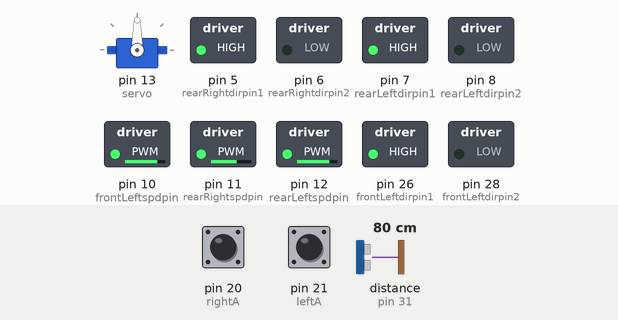
The sketch below on a simulated Arduino Mega 2560, built with avr-gcc and run on an emulated ATmega2560. On the bench: servo, switched loads named in the sketch (green lamp = pin HIGH). Wiring (inferred from the names in the program): ultrasonic range finder: trigger pin 30; echo pin 31. Inputs (shaded band) come from the test bench; at power-on: distance to the obstacle (sensor on pin 31) 80 cm, pin 20 (rightA) LOW, pin 21 (leftA) LOW. The echo pulse lasts 58.3 µs per cm; random numbers use the default seed unless the sketch sets one; pins used as bus, display or sensor lines are not drawn.

Above: at 6.2 s.
6.3 s: distance to the obstacle (sensor on pin 31) set to 28 cm
7.8 s: distance to the obstacle (sensor on pin 31) set to 26 cm
At 9.9 s:
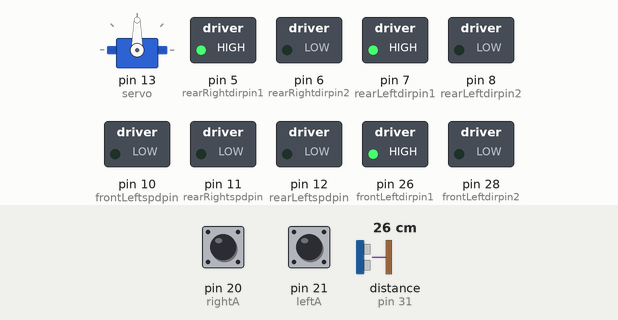
13.3 s: distance to the obstacle (sensor on pin 31) set to 35 cm
At 14.5 s:
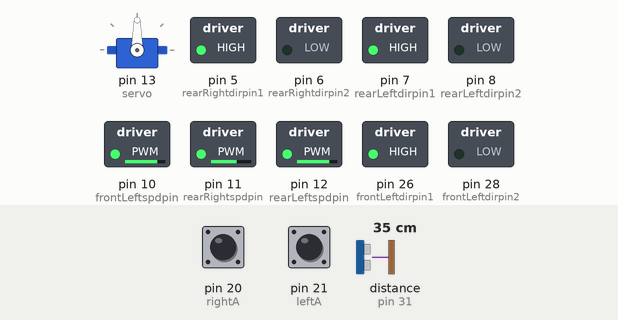
14.8 s: distance to the obstacle (sensor on pin 31) set to 4 cm
At 15.5 s:
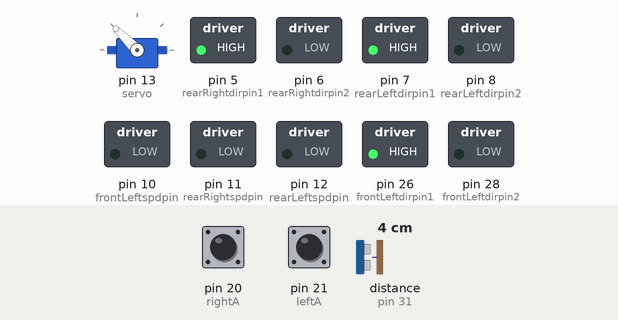
17.8 s: distance to the obstacle (sensor on pin 31) set to 60 cm
Timing chart, 0 to 23.8 s (numbered marks = the images above; inputs shaded):
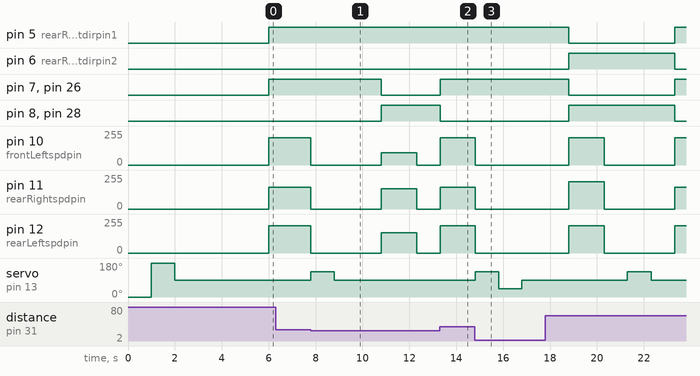

The sketch:

sonar.ino
```cpp
/*
 * How to test encoder with Arduino
 * url: http://osoyoo.com/?p=30267
 */

#include "Robot.h"
#include <Servo.h>
Servo servo;

 #define rightA 20
 #define rightB 34
 #define leftA 21
 #define leftB 32
 int counter = 0;
 int aState;
 int aLastState;
 volatile int encoderRightCounter = 0;
 volatile int encoderLeftCounter = 0;
 int flag = 0;
 int dir;
 int firstTime = 1;

 #define Echo_PIN    31 // Ultrasonic Echo pin connect to A5
 #define Trig_PIN    30  // Ultrasonic Trig pin connect to A4

 #define SPEED 80
#define TURN_SPEED 60

#define frontRightdirpin1  22
#define frontRightdirpin2  24
#define frontRightspdpin 9

#define frontLeftdirpin1  26
#define frontLeftdirpin2  28
#define frontLeftspdpin  10

#define rearRightdirpin1  5
#define rearRightdirpin2  6
#define rearRightspdpin  11

#define rearLeftdirpin1  7
#define rearLeftdirpin2  8
#define rearLeftspdpin  12

Robot robot(frontLeftdirpin1, frontLeftdirpin2, frontLeftspdpin, frontRightdirpin1, frontRightdirpin2, frontRightspdpin,
            rearLeftdirpin1, rearLeftdirpin2, rearLeftspdpin, rearRightdirpin1, rearRightdirpin2, rearRightspdpin);

 void EncoderRightISR()
 {

    if(digitalRead(rightB) == digitalRead(rightA))
    {
      encoderRightCounter --;
    }
    else
    {
      encoderRightCounter ++;
    }

 }

 void EncoderLeftISR()
 {
   if(digitalRead(leftB) == digitalRead(leftA))
    {
      encoderLeftCounter ++;
    }
    else
    {
      encoderLeftCounter --;
    }

 }

 int sonarDistance()
{
    long echo_distance;
    digitalWrite(Trig_PIN,LOW);
    delayMicroseconds(5);
    digitalWrite(Trig_PIN,HIGH);
    delayMicroseconds(15);
    digitalWrite(Trig_PIN,LOW);
    echo_distance=pulseIn(Echo_PIN,HIGH);
    echo_distance=echo_distance*0.01657; //how far away is the object in cm
    //Serial.println((int)echo_distance);
    return round(echo_distance);
}

 void setup() {
   pinMode (rightA,INPUT);
   pinMode (rightB,INPUT);
   pinMode (leftA,INPUT);
   pinMode (leftB,INPUT);

    pinMode (Trig_PIN,OUTPUT);
   pinMode (Echo_PIN,INPUT);

  // Serial.begin(9600);
   attachInterrupt(digitalPinToInterrupt(rightA), EncoderRightISR, CHANGE);
   attachInterrupt(digitalPinToInterrupt(leftA), EncoderLeftISR, CHANGE);
   servo.attach(13);
   servo.write(0);
   delay(1000);
   servo.write(180);
   delay(1000);
   servo.write(90);
   delay(3000);

 }

 int findDirection(){
  flag = random(0,2);

  if(flag == 1)
  {
    servo.write(90+45);//Left
    delay(1000);
    if(sonarDistance() < 24)
    {
      servo.write(90-45);//Right
      delay(1000);
      if(sonarDistance() < 24)
      {
        servo.write(90);
        delay(1000);
        return 2;
      }
    }
    else
    {
      servo.write(90);
      delay(1000);
      return 0;//Left
    }
  }
  else
  {
    servo.write(90-45);//Right
    delay(1000);
    if(sonarDistance() < 24)
    {
      servo.write(90+45);//Left
      delay(1000);
      if(sonarDistance() < 24)
      {
        servo.write(90);
        delay(1000);
        return 2;
      }
    }
    else
    {
      servo.write(90);
      delay(1000);
      return 1;//Right
    }
  }

 }//End of find direction


 void loop() {
  if(firstTime == 1)
  {
    servo.write(90);
    delay(1000);
    firstTime = 0;
  }
  while(sonarDistance() > 24)
  {
    robot.forward(SPEED);
  }
  robot.stop();
  dir = findDirection();
  servo.write(90);
  if(dir == 2)
  {
    servo.write(90);
    delay(1000);
    robot.backward(SPEED);
    delay(1500);
    robot.stop();
    delay(1000);
    findDirection();
    servo.write(90);
  }
  if(dir == 1)
  {
    servo.write(90);
    delay(1000);
    robot.rotateCW(TURN_SPEED);
    delay(1500);
    robot.stop();
    delay(1000);
  }
  else if(dir == 0)
  {
    servo.write(90);
    delay(1000);
    robot.rotateCCW(TURN_SPEED);
    delay(1500);
    robot.stop();
    servo.write(90);
    delay(1000);
  }
 }
```

Motor.cpp
```cpp
#include "Arduino.h"
#include "Motor.h"

Motor::Motor(int dir1pin, int dir2pin, int spd_pin)
{
  pinMode(dir1pin, OUTPUT);
  pinMode(dir2pin, OUTPUT);
  pinMode(spd_pin, OUTPUT);
  _pin = dir1pin;
  _pin2 = dir2pin;
  _spd_pin = spd_pin;

}
void Motor::forward(int speed)
{
  digitalWrite(_pin,HIGH);
  digitalWrite(_pin2,LOW);
  analogWrite(_spd_pin,(255.0*(speed/100.0)));
}

void Motor::backward(int speed)
{
  digitalWrite(_pin,LOW);
  digitalWrite(_pin2,HIGH);
  analogWrite(_spd_pin,(255.0*(speed/100.0)));
}

void Motor::stop()
{
  analogWrite(_spd_pin,0);
}
```

Motor.h
```cpp
#include "Arduino.h"

#ifndef Motor_h
#define Motor_h


class Motor
{
  public:
    Motor(int pin, int pin2, int spd_pin);
    void forward (int speed);
    void backward(int speed);
    void stop();

  private:
    int _pin;
    int _pin2;
    int _spd_pin;

};

#endif
```

Robot.cpp
```cpp
#include "Arduino.h"
#include "Robot.h"
#include "Motor.h"


Robot::Robot(int dirFL1pin, int dirFL2pin, int spdFLpin, int dirFR1pin, int dirFR2pin, int spdFRpin,
                int dirRL1pin, int dirRL2pin, int spdRLpin, int dirRR1pin, int dirRR2pin, int spdRRpin):
                motor_FL(dirFL1pin, dirFL2pin, spdFLpin),
                motor_FR(dirFR1pin, dirFR2pin, spdFRpin),
                motor_RL(dirRL1pin, dirRL2pin, spdRLpin),
                motor_RR(dirRR1pin, dirRR2pin, spdRRpin)
{

}
void Robot::forward(int speed)
{
  motor_FL.forward(speed);
  motor_FR.forward(speed*0.8);
  motor_RR.forward(speed*0.8);
  motor_RL.forward(speed);
}

void Robot::backward(int speed)
{
  motor_FL.backward(speed);
  motor_FR.backward(speed);
  motor_RR.backward(speed);
  motor_RL.backward(speed);
}

void Robot::left_turn(int speed){
  motor_FL.backward(0);
  motor_FR.forward(speed);
  motor_RR.forward(speed);
  motor_RL.backward(0);
}
void Robot::right_turn(int speed){
  motor_FL.forward(speed);
  motor_FR.forward(0);
  motor_RR.forward(0);
  motor_RL.forward(speed);
}

void Robot::slideRight(int speed)
{

}

void Robot::slideLeft(int speed)
{

}


void Robot::rotateCCW(int speed)
{
  motor_FL.backward(speed*.6);
  motor_FR.forward(speed*.6);
  motor_RR.forward(speed);
  motor_RL.backward(speed);
}

void Robot::rotateCW(int speed)
{
  motor_FL.forward(speed);
  motor_FR.backward(speed);
  motor_RR.backward(speed*.6);
  motor_RL.forward(speed*.6);
}

void Robot::stop()
{
  motor_FL.stop();
  motor_FR.stop();
  motor_RR.stop();
  motor_RL.stop();
}
```

Robot.h
```cpp
#ifndef Robot_h
#define Robot_h

#include "Arduino.h"
#include "Motor.h"

class Robot {
  public:
   // Robot(int dirFLpin1, dirFLpin2, int spdFLpin, int dirFRpin1, int dirFRpin2, int spdFRpin. dirRLpin1
    Robot(int dirFL1pin, int dirFL2pin, int spdFLpin, int FR1pin, int dirFR2pin, int spdFRpin,
                int dirRL1pin, int dirRL2pin, int spdRLpin, int dirRR1pin, int dirRR2pin, int spdRRpin);
    void forward (int speed);
    void backward(int speed);
    void slideRight(int speed);
    void slideLeft(int speed);
    void rotateCCW(int speed);
    void rotateCW(int speed);
    void left_turn(int speed);
    void right_turn(int speed);

    void stop();

  private:
  Motor motor_FL;
  Motor motor_FR;
  Motor motor_RL;
  Motor motor_RR;

};

#endif
```

Measured:
- the behaviour switches between 27 and 26 cm on distance to the obstacle (sensor on pin 31) (found by bisection; images 0 and 1)
- after the input at 6.3 s, every drawn part: stays the same
- after the input at 7.8 s, pin 7 (rearLeftdirpin1): HIGH → LOW after 3.0 s; pin 8 (rearLeftdirpin2): LOW → HIGH after 3.0 s
- after the input at 13.3 s, pin 7 (rearLeftdirpin1), pin 26 (frontLeftdirpin1): LOW → HIGH at once; pin 8 (rearLeftdirpin2), pin 28 (frontLeftdirpin2): HIGH → LOW at once; pin 10 (frontLeftspdpin), pin 12 (rearLeftspdpin): 0/255 → 204/255 at once; pin 11 (rearRightspdpin): 0/255 → 163/255 at once
- after the input at 14.8 s, pin 10 (frontLeftspdpin), pin 12 (rearLeftspdpin): 204/255 → 0/255 at once; pin 11 (rearRightspdpin): 163/255 → 0/255 at once; servo on pin 13 (servo): 90° → 135° at once, → 45° 1.0 s later, → 90° 1.0 s later
